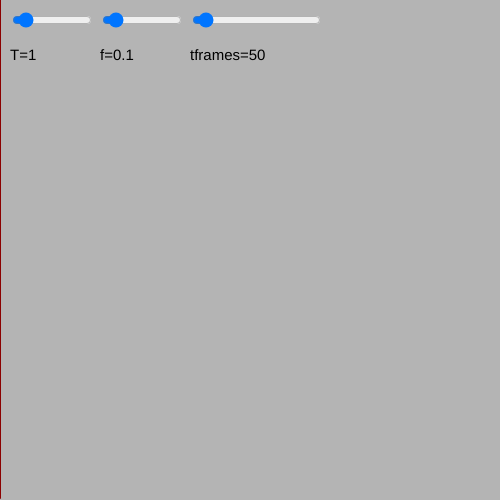
Frame 1 (no input)
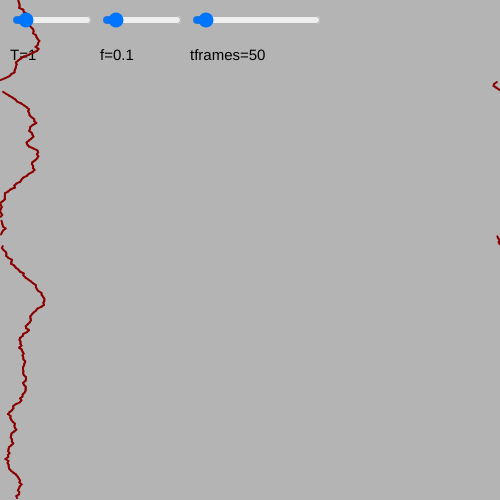
Frame 60 (no input)
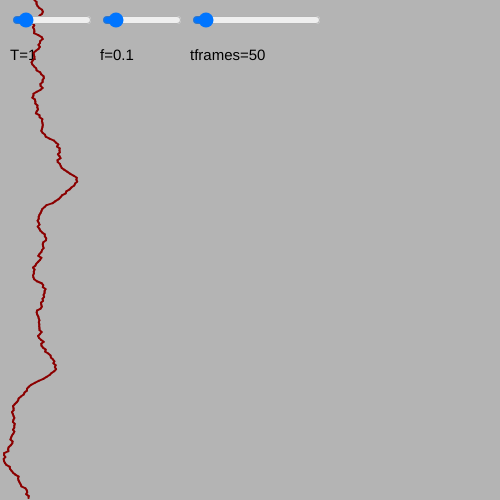
Frame 120 (the mouse pressed at the canvas centre since frame 60)

The p5.js sketch that drew these frames (run headless with seeded random() and noise() and a simulated clock; from frame 60 on, the mouse is pressed at the canvas centre):

// p5.js sketch
// ── sketch.js
let Temp;
let f0;
let width = 500;
let height = 500;
let Cuerda;
let slider;
let img
let amp = 3;
let nrun;

function setup() {
  createCanvas(width, height);
  Cuerda = new elasticLine(256);
  /*
  img.loadPixels();
  for (let i = 0; i < img.width; i++) {
    for (let j = 0; j < img.height; j++) {
      img.set(i, j, color(255, 255, 255));
    }
  }
  img.updatePixels();  
  */

  slider = createSlider(0, 10, 1, 0.01);
  slider.position(10, 10);
  slider.style('width', '80px');

  slider2 = createSlider(0, 1, 0.1, 0.0001);
  slider2.position(100, 10);
  slider2.style('width', '80px');

  slider3 = createSlider(0, 1000, 50, 1);
  slider3.position(190, 10);
  slider3.style('tframes', '80px');
  
  //frameRate(20);
}

function draw() {
  background(180);
  
  Temp = slider.value();
  f0 = slider2.value();
  nrun=slider3.value();
  
  textSize(15);
  text('T=' + Temp, 10, 60);
  textSize(15);
  text('f=' + f0, 100, 60);
  textSize(15);
  text('tframes=' + nrun, 190, 60);


  Cuerda.render();
  Cuerda.update(nrun);
}

class elasticLine {
  constructor(L) 
  {
    randomSeed(0);
    this.dt = 0.1;
    this.L = L;
    this.monomer = [];
    this.fuerza = [];
    this.m2 = 0.0;
    this.disorder = [];
    for (let i = 0; i < L; i++) {
      this.monomer[i] = 0;
      for (let j = 0; j < L; j++) {
        let n = i * L + j;
        this.disorder[n] = random(-1, 1);
      }
    }

  }

  fuerzas() {
    let L = this.L;
    for (let i = 0; i < L; i++) {
      let ip1 = (i + 1) % L
      let im1 = (i - 1 + L) % L
      this.fuerza[i] =
        this.monomer[ip1] +
        this.monomer[im1] -
        2 * this.monomer[i] +
        f0;
      //let ran=randomSeed(int(this.monomer[i]));
      //(width / 2 - this.monomer[i]) * this.m2 +

      let u = this.monomer[i];
      u = u - floor(u / L) * L;
      let j = int(u) % L;

      let n = i * L + j;
      let np1 = (i * L + (j + 1) % L);

      let force =
        this.disorder[n] +
        (u - j) *
        (this.disorder[np1] - this.disorder[n]);
      this.fuerza[i] += force;
    }
  }

  update(nrun) {
    let L = this.L;
    for (let n = 0; n < nrun; n++) {
      this.fuerzas();
      for (let i = 0; i < L; i++) {
        this.monomer[i] += (
          this.fuerza[i] * this.dt +
          sqrt(Temp * this.dt) * random(-1, 1));
      }
    }
  }

  render() {
    //let amp = 5;
    let L = this.L;
    let a = height / L;
    
    /*for (let i = 0; i < L; i++){    
    for (let j = 0; j < L; j++){
      let x=(i-0.5)*a;
      let y=(j-0.5)*a;
      let dis=255*(this.disorder[i*L+j]+1);
      fill(color(dis,100,255-dis));
      square(x,y,1);      
    }}*/  
    
    for (let i = 0; i < L - 1; i++) {
      let u1 = this.monomer[i] * amp; //+ width / 2;
      let u2 = this.monomer[i + 1] * amp; //+ width / 2;
      u2 = u2 - floor(u2 / width) * width;
      u1 = u1 - floor(u1 / width) * width;
      push();
      stroke('darkred');
      strokeWeight(2);
      if (abs(u1 - u2) < width / 2.0)
        line(u1, i * a, u2, (i + 1) * a);
      pop();
    }
  }

}
